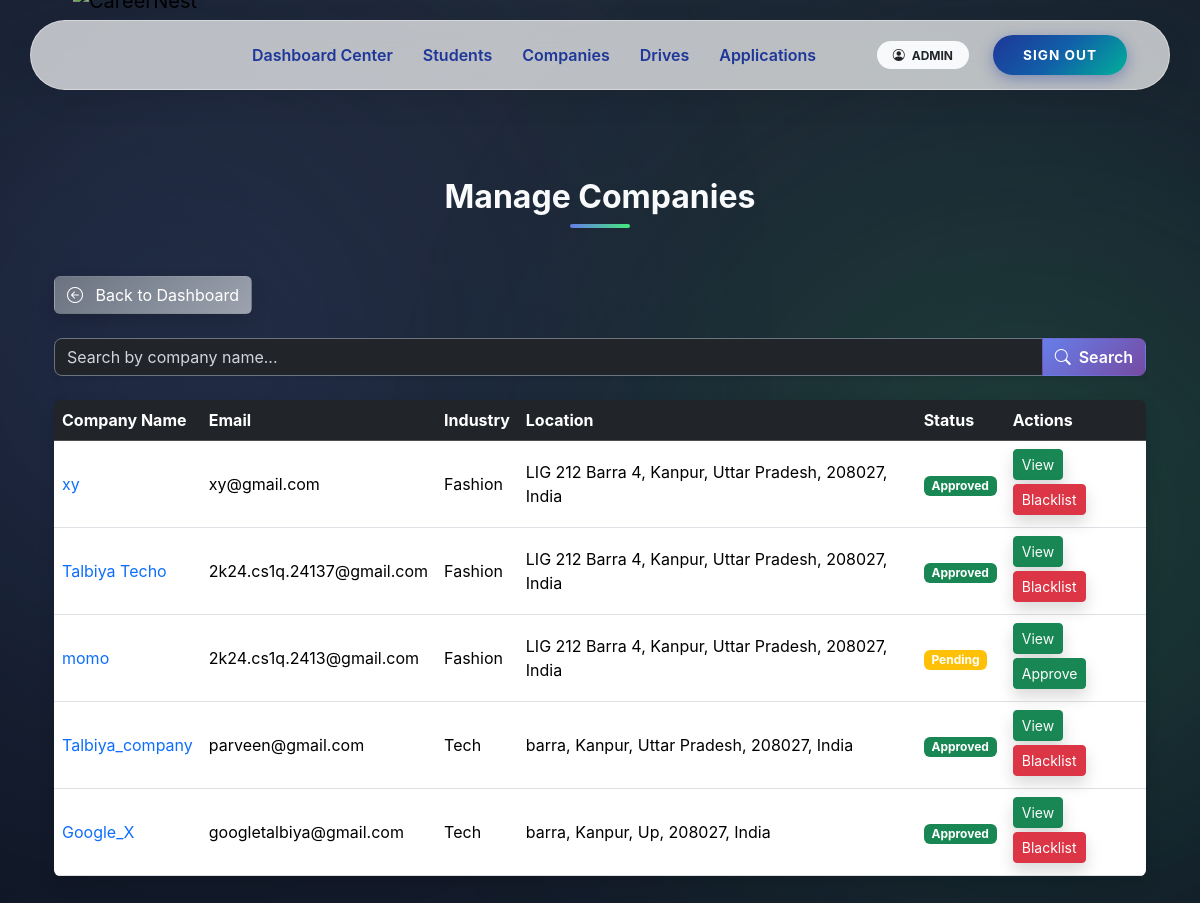
The app's page /admin/companies (signed in), older data.
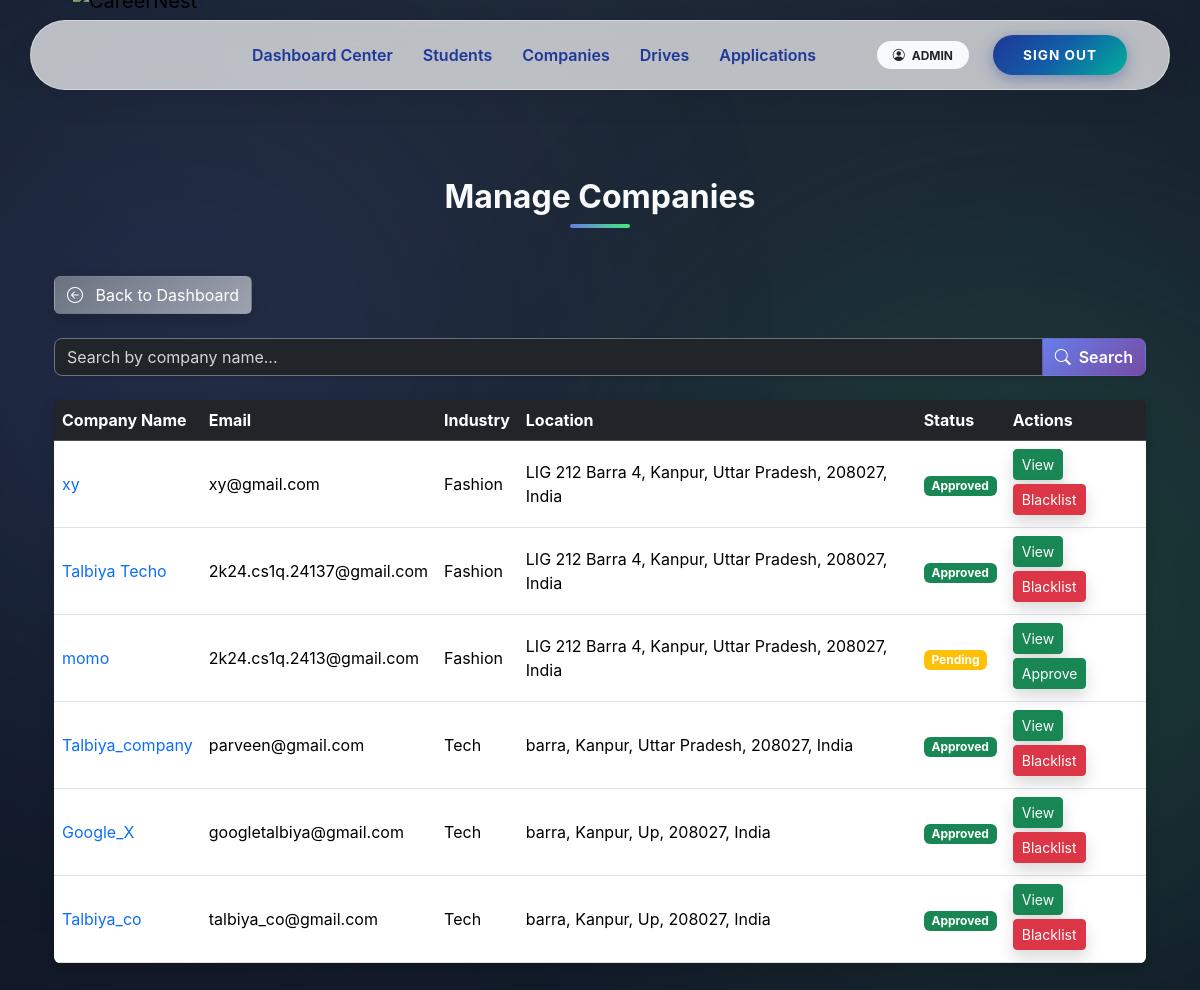
The same page, newer data.
### app/models.py (models this page shows, shortened)
class User(UserMixin, db.Model):
    __tablename__ = "users"
    user_id = db.Column(db.Integer, primary_key=True)
    email = db.Column(db.String(120), unique=True, nullable=False)
    password_hash = db.Column(db.String(255), nullable=False)
    role = db.Column(db.String(20), nullable=False)
    is_active = db.Column(db.Boolean, default=True)
    is_approved = db.Column(db.Boolean, default=False)
    is_blacklisted = db.Column(db.Boolean, default=False)
    created_at = db.Column(db.DateTime, default=datetime.utcnow)
    student = db.relationship(
        "Student",
        back_populates="user",
        uselist=False,
        cascade="all, delete-orphan"
    )
    company = db.relationship(
        "Company",
        back_populates="user",
        uselist=False,
        cascade="all, delete-orphan"
    )
    admin = db.relationship(
        "Admin",
        back_populates="user",
        uselist=False,
        cascade="all, delete-orphan"
    )

class Company(db.Model):
    __tablename__ = "companies"
    user_id = db.Column(
        db.Integer,
        db.ForeignKey("users.user_id", ondelete="CASCADE"),
        primary_key=True
    )
    company_name = db.Column(db.String(150), nullable=False)
    industry = db.Column(db.String(100))
    location = db.Column(db.String(200))
    website = db.Column(db.String(200))
    contact_person = db.Column(db.String(100))
    contact_phone = db.Column(db.String(20))
    description = db.Column(db.Text)
    user = db.relationship("User", back_populates="company")
    drives = db.relationship(
        "PlacementDrive",
        back_populates="company",
        cascade="all, delete-orphan"
    )

### app/admin/routes.py (the view)
@admin_bp.route('/companies')
@login_required
@role_required('admin')
def companies():
    q = request.args.get('q', '')
    query = User.query.filter_by(role='company')
    if q:
        query = query.join(Company).filter(Company.company_name.ilike(f'%{q}%'))
    companies = query.all()
    return render_template('admin/companies.html', companies=companies, q=q)

### app/utils.py (called while the page is built)
def role_required(required_role):
    def decorator(f):
        @wraps(f)
        def decorated_function(*args, **kwargs):
            if not current_user.is_authenticated:
                abort(401)
            if current_user.role != required_role:
                abort(403)
            if required_role in ["student", "company"] and not current_user.is_approved:
                abort(403)
            if current_user.is_blacklisted:
                abort(403)
            return f(*args, **kwargs)
        return decorated_function
    return decorator

### app/templates/admin/companies.html (shortened to what this page needs)
{% extends 'base.html' %}
{% block content %}
<div class="dashboard-bg">
  <div class="container position-relative">
    <h2 class="section-heading text-center mb-5">Manage Companies</h2>
    <a href="{{ url_for('admin.dashboard') }}" class="btn btn-gradient-secondary mb-4 shadow hover-glow text-white">
      <i class="bi bi-arrow-left-circle me-2"></i> Back to Dashboard
    </a>
    <form method="GET" class="mb-4">
      <div class="input-group shadow-sm">
        <input type="text" name="q" class="form-control bg-dark text-white border border-secondary"
               placeholder="Search by company name..." value="{{ q }}">
        <button class="btn btn-gradient-primary text-white" type="submit"><i class="bi bi-search me-1"></i> Search</button>
      </div>
    </form>
    {% if companies %}
    <div class="table-responsive shadow rounded">
      <table class="table table-hover align-middle mb-0 text-white">
        <thead class="table-dark">
          <tr>
            <th>Company Name</th>
            <th>Email</th>
            <th>Industry</th>
            <th>Location</th>
            <th>Status</th>
            <th>Actions</th>
          </tr>
        </thead>
        <tbody>
          {% for user in companies %}
          <tr>
            <td>
              <a href="{{ url_for('admin.company_detail', user_id=user.user_id) }}" class="text-primary text-decoration-none">
                {{ user.company.company_name if user.company else 'N/A' }}
              </a>
            </td>
            <td>{{ user.email }}</td>
            <td>{{ user.company.industry if user.company else 'N/A' }}</td>
            <td>{{ user.company.location if user.company else 'N/A' }}</td>
            <td>
              {% if user.is_blacklisted %}
              <span class="badge bg-danger">Blacklisted</span>
              {% elif user.is_approved %}
              <span class="badge bg-success">Approved</span>
              {% else %}
              <span class="badge bg-warning">Pending</span>
              {% endif %}
            </td>
            <td>
              <a href="{{ url_for('admin.company_detail', user_id=user.user_id) }}"
                 class="btn  btn-success btn-sm mb-1 shadow hover-glow">View</a>
              {% if not user.is_approved %}
              <form action="{{ url_for('admin.approve_company', user_id=user.user_id) }}" method="POST" style="display:inline;">
                <button type="submit" class="btn btn-success btn-sm mb-1 shadow hover-glow">Approve</button>
              </form>
              {% endif %}
              {% if user.is_blacklisted %}
              <form action="{{ url_for('admin.blacklist_company', user_id=user.user_id) }}" method="POST" style="display:inline;">
                <button type="submit" class="btn btn-success btn-sm mb-1 shadow hover-glow">Unblacklist</button>
              </form>
              {% elif user.is_approved %}
              <form action="{{ url_for('admin.blacklist_company', user_id=user.user_id) }}" method="POST" style="display:inline;">
                <button type="submit" class="btn btn-danger btn-sm mb-1 shadow hover-glow">Blacklist</button>
              </form>
              {% endif %}
            </td>
          </tr>
          {% endfor %}
        </tbody>
      </table>
    </div>
    {% else %}
    <div class="alert alert-info shadow rounded">No companies found.</div>
    {% endif %}
  </div>
</div>
{% endblock %}

Row changes from the older to the newer data that the page shows:
added User: company "Talbiya_co", email "talbiya_co@gmail.com", company "Tech", company "barra, Kanpur, Up, 208027, India", is_blacklisted "Approved"
